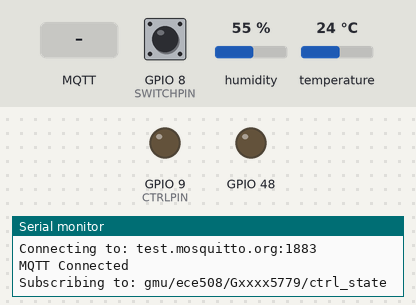
Bench run of a sketch on a simulated ESP32-S3. Parts: output pins drawn as LEDs (lit = HIGH), the last lines printed to the serial monitor. Inputs (shaded band) come from the test bench; at power-on: GPIO 8 (SWITCHPIN) HIGH, humidity 55 %, temperature 24 °C. WiFi joins after 1.5 s; servers stay silent unless stated; network time is answered at once with the bench clock; the local clock reads 2024-03-15 10:24:30 at power-on unless the sketch sets it; no MQTT or app messages arrive unless stated.

Above: at 2.7 s.
2.8 s: GPIO 8 (SWITCHPIN) pulled LOW for 0.15 s
At 3.5 s:
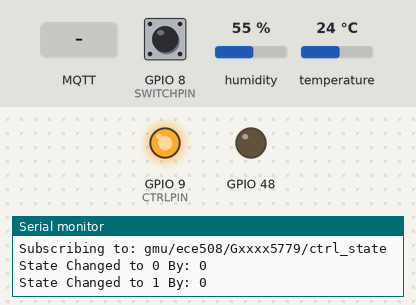
4.4 s: MQTT message "1" arrives on the first subscribed topic
At 5.3 s:
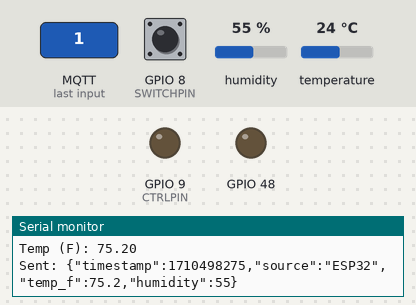
7.4 s: GPIO 8 (SWITCHPIN) pulled LOW for 1 s
At 9.4 s:
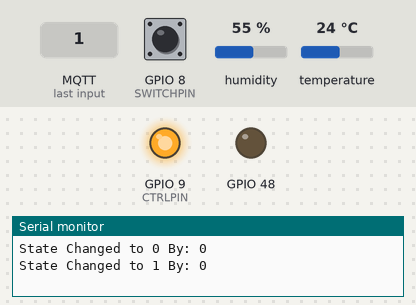
9.9 s: MQTT message "0" arrives on the first subscribed topic
At 10.6 s:
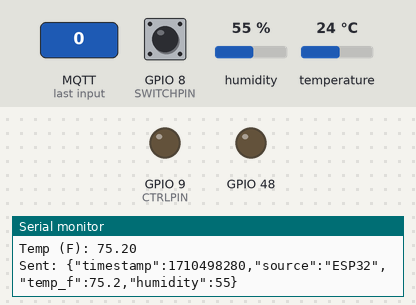
Timing chart, 0 to 12.4 s (numbered marks = the images above; inputs shaded):
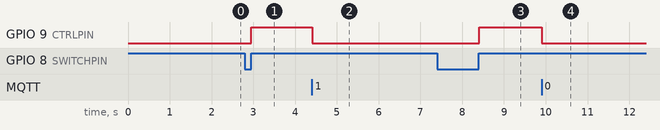

The sketch:

ESP32.ino
```cpp
#include "DHT.h" //Adafruit DHT sensor library
#include <WiFi.h>
#include <NTPClient.h>
#include <WiFiUdp.h>
#include <ArduinoMqttClient.h>
#include <Arduino_JSON.h>

#define SWITCHPIN 8
#define CTRLPIN 9
#define DHTPIN 3

const char gNumber[15] = "Gxxxx5779";  //Update with the last digits of your G-number
const char ssid[31] = "XXXX";     //Update with your WiFi SSID
const char pass[31] = "XXXX";     //Update with your WiFi password
WiFiUDP ntpUDP;
WiFiClient wifiClient;
MqttClient mqttClient(wifiClient);
NTPClient ntpClient(ntpUDP);

const char mqttBroker[63] = "test.mosquitto.org";
const int mqttPort = 1883;


char mqttClienName[31] = "client_32_Gxxxx5779";

char topicPub_dht[64]  = "";
char topicSub_ctrl[64]  = "";

JSONVar msg_dht;
char msg_recv_arr[1024];
JSONVar msg_ctrl;

#define DHTTYPE DHT22
DHT dht(DHTPIN, DHTTYPE);

bool switch_state;
bool manual_override = false;
bool curr_state = 0;

float curr_time, prev_time = 0;

void setup() {
  pinMode(RGB_BUILTIN, OUTPUT);
  pinMode(SWITCHPIN, INPUT);
  pinMode(CTRLPIN, OUTPUT);

  Serial.begin(115200);
  switch_state = digitalRead(SWITCHPIN);

  prev_time = millis();
  WiFi.begin(ssid, pass);
  while (WiFi.status() != WL_CONNECTED) {
    Serial.println("Attempting to connect to WiFi...");
    delay(250);
  }
  Serial.println("Connected to Wifi after: " + String(millis()-prev_time) + "ms");

  ntpClient.begin();
  msg_dht["timestamp"] = ntpClient.getEpochTime();
  msg_dht["source"] = "ESP32";
  msg_dht["temp_f"] = 0;
  msg_dht["humidity"] = 0;

  sprintf(topicPub_dht, "%s%s%s", "gmu/ece508/", gNumber, "/dht_data");
  sprintf(topicSub_ctrl, "%s%s%s", "gmu/ece508/", gNumber, "/ctrl_state");

  dht.begin();
}

void loop() {
  curr_time = millis();

  mqttClient.poll();
  if (!mqttClient.connected()) {
    Serial.println( String("Connecting to: " + String(mqttBroker) + ":" + String(mqttPort)));
    while (!mqttClient.connect(mqttBroker, mqttPort)) {
      delay(500);
    }
    Serial.println("MQTT Connected");
    Serial.println("Subscribing to: " + String(topicSub_ctrl));
    mqttClient.onMessage(onMqttMessage);
    mqttClient.subscribe(topicSub_ctrl);
  }

  // Write output State
  digitalWrite( CTRLPIN, curr_state);

  // If Switch State Changed
  if( switch_state != digitalRead(SWITCHPIN) ){
    switch_state = !switch_state;
    state_change(switch_state, 0 );
  }

  if (curr_time - prev_time > 5000) {
    prev_time = curr_time;

    float humidity = dht.readHumidity();
    float tempurature = dht.readTemperature(true);
    Serial.println("Humid: " + String(humidity));
    Serial.println("Temp (F): " + String( tempurature));

    ntpClient.update();
    msg_dht["timestamp"] = ntpClient.getEpochTime();
    msg_dht["temp_f"] = tempurature;
    msg_dht["humidity"] = humidity;

    String msg_string = JSON.stringify(msg_dht);
    mqttClient.beginMessage(topicPub_dht);
    mqttClient.print(msg_string);
    Serial.println("Sent: " + String(msg_string));
    mqttClient.endMessage();

  }

}

// Receive MQTT Message
void onMqttMessage(int messageSize) {
  Serial.println("Received a message with topic '");
  Serial.print(mqttClient.messageTopic());
  Serial.print("', length ");
  Serial.print(messageSize);
  Serial.println(" bytes:");


  // use the Stream interface to print the contents
  int msg_char_idx = 0;
  while (mqttClient.available()) {
    msg_recv_arr[msg_char_idx++] = (char)mqttClient.read();
    Serial.print(msg_recv_arr[msg_char_idx-1]);
  }
  msg_recv_arr[msg_char_idx] = '\0';
  Serial.println();

  msg_ctrl = JSON.parse(msg_recv_arr);
  state_change((int)msg_ctrl["fan_control"], 1);
}

// Value: 0 = Off, 1 = On
// Source 0 = Manual, 1 = Server
void state_change( int value, int source ){
    curr_state = (bool)value;
    Serial.println("State Changed to " + String(value) + " By: " + String(source));
}
```

Measured:
- after the input at 2.8 s, GPIO 9 (CTRLPIN): LOW → HIGH after 0.15 s
- after the input at 4.4 s, GPIO 9 (CTRLPIN): HIGH → LOW at once
- after the input at 7.4 s, GPIO 9 (CTRLPIN): LOW → HIGH after 1.0 s
- after the input at 9.9 s, GPIO 9 (CTRLPIN): HIGH → LOW at once
